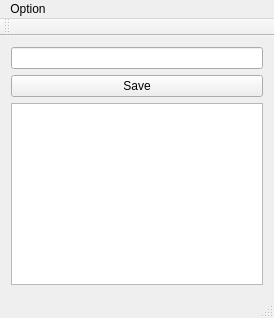
<?xml version="1.0" encoding="UTF-8"?>
<ui version="4.0">
 <class>MainWindow</class>
 <widget class="QMainWindow" name="MainWindow">
  <property name="geometry">
   <rect>
    <x>0</x>
    <y>0</y>
    <width>274</width>
    <height>318</height>
   </rect>
  </property>
  <property name="windowTitle">
   <string>MainWindow</string>
  </property>
  <widget class="QWidget" name="centralWidget">
   <layout class="QGridLayout" name="gridLayout">
    <item row="0" column="0">
     <widget class="QLineEdit" name="lineEdit"/>
    </item>
    <item row="1" column="0">
     <widget class="QPushButton" name="pushButton">
      <property name="text">
       <string>Save</string>
      </property>
     </widget>
    </item>
    <item row="2" column="0">
     <widget class="QTextEdit" name="textEdit"/>
    </item>
   </layout>
  </widget>
  <widget class="QMenuBar" name="menuBar">
   <property name="geometry">
    <rect>
     <x>0</x>
     <y>0</y>
     <width>274</width>
     <height>21</height>
    </rect>
   </property>
   <widget class="QMenu" name="menuOption">
    <property name="title">
     <string>Option</string>
    </property>
    <addaction name="actionEdit_Window"/>
   </widget>
   <addaction name="menuOption"/>
  </widget>
  <widget class="QToolBar" name="mainToolBar">
   <attribute name="toolBarArea">
    <enum>TopToolBarArea</enum>
   </attribute>
   <attribute name="toolBarBreak">
    <bool>false</bool>
   </attribute>
  </widget>
  <widget class="QStatusBar" name="statusBar"/>
  <action name="actionEdit_Window">
   <property name="text">
    <string>Edit Window</string>
   </property>
  </action>
 </widget>
 <layoutdefault spacing="6" margin="11"/>
 <resources/>
 <connections/>
</ui>
